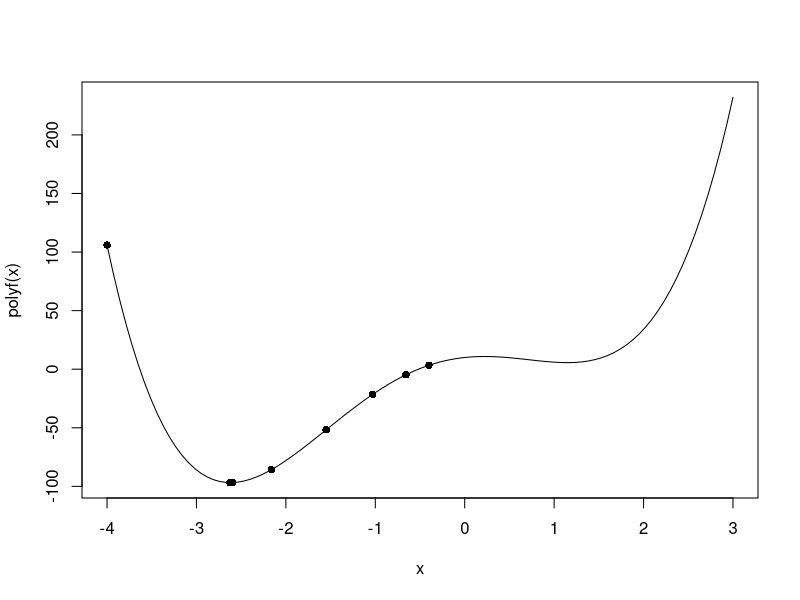
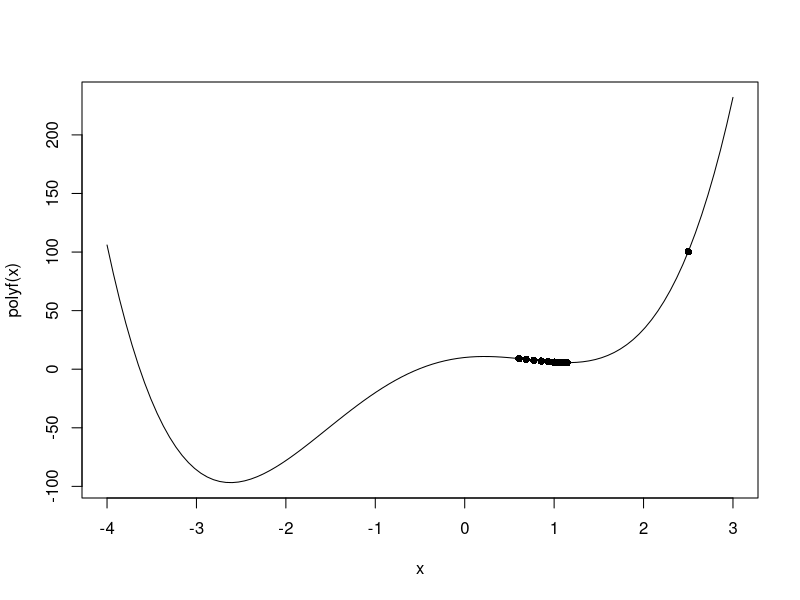
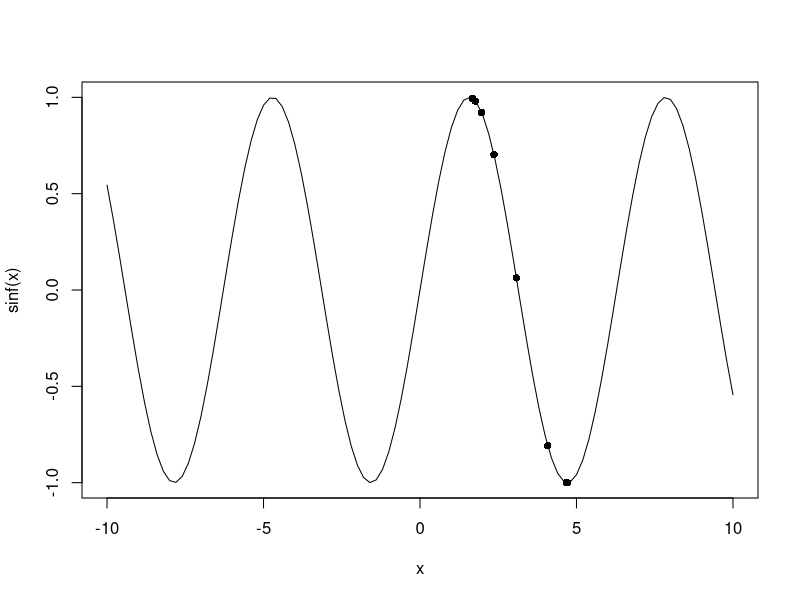
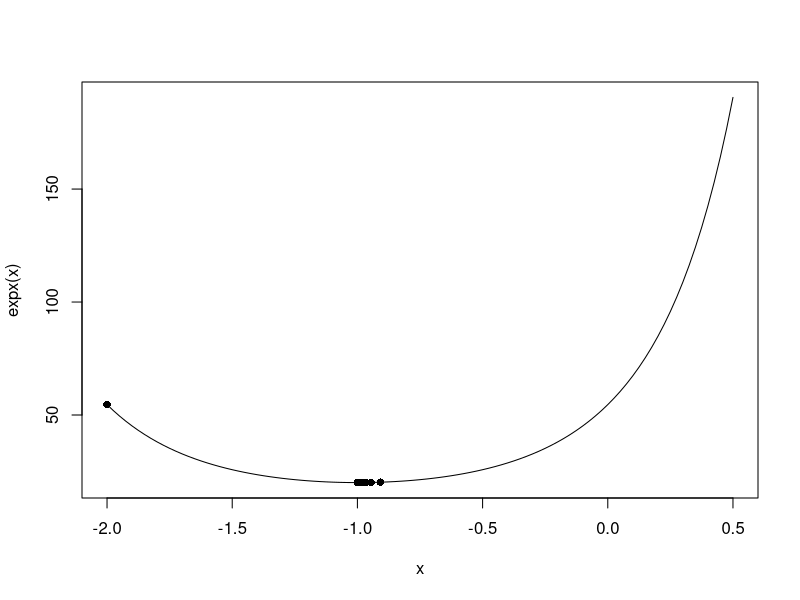
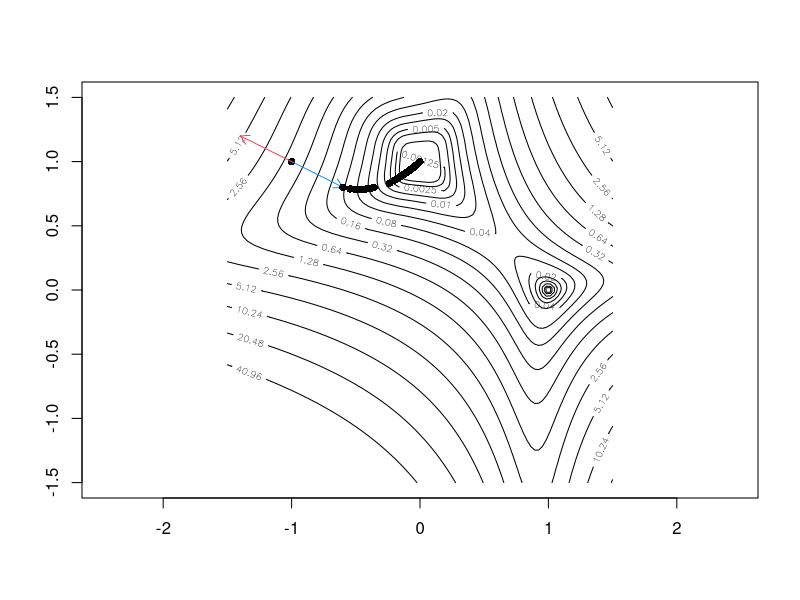
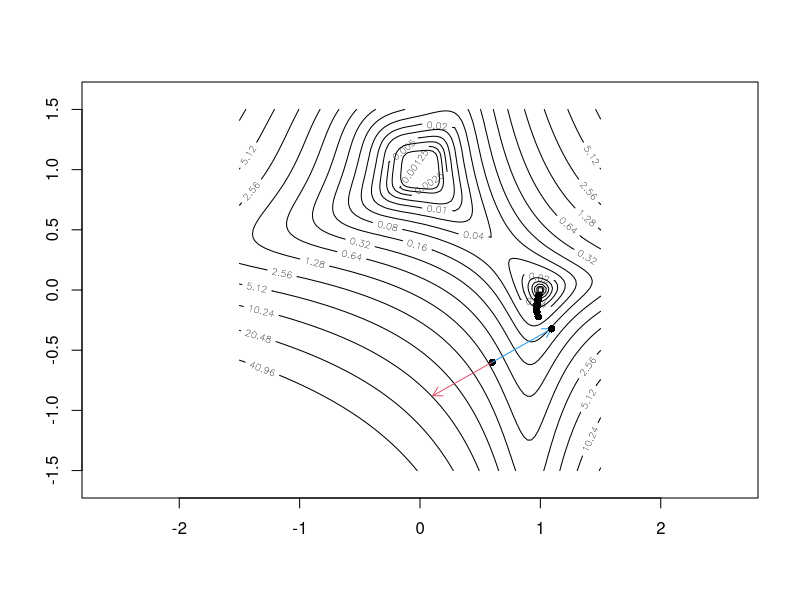
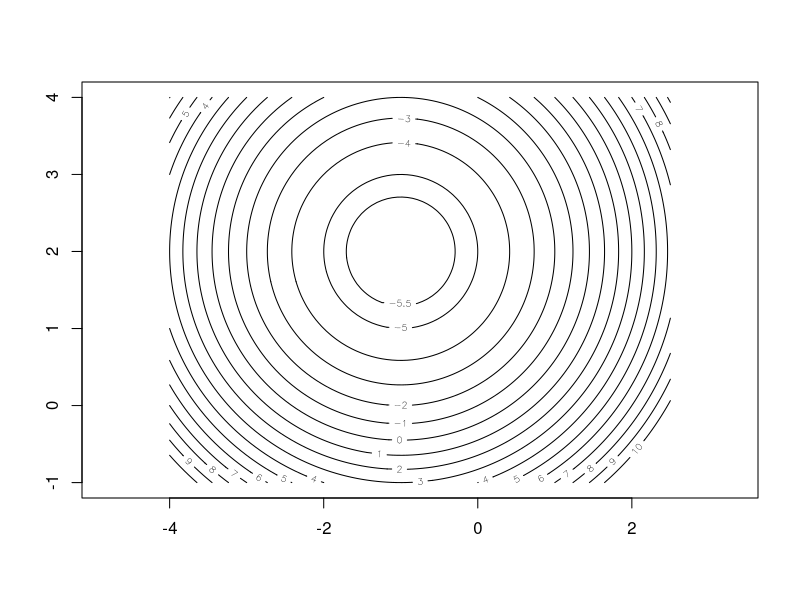
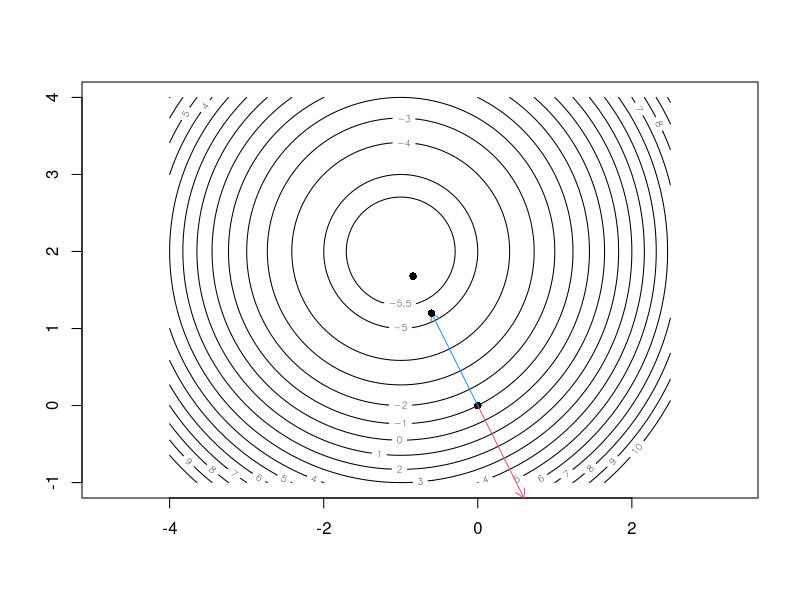

Here is the R script that generated these plots, in order:
##Code for Worksheet 8, steepest descent optimisation.

###################################
#Demo 1
polyf<-function(x) 3*x^4+5*x^3-20*x^2+8*x^1+10
derivf<-function(x) 12*x**3 + 15*x**2 -40*x +8
curve(polyf,-4,3)

#starting point x=- 4
x<- -4
s<-0.01
points(x,polyf(x),pch=16)
derivf(x)
-derivf(x)*s
x<- x-derivf(x)*s;points(x,polyf(x),pch=16);x
x<- x-derivf(x)*s;points(x,polyf(x),pch=16);x
x<- x-derivf(x)*s;points(x,polyf(x),pch=16);x
x<- x-derivf(x)*s;points(x,polyf(x),pch=16);x
for(i in 1:10){
  x<- x-derivf(x)*s;
  points(x,polyf(x),pch=16)
  print(x)
}
x
derivf(x)


#try the starting point x=.5
x<- 2.5
s<-0.01
curve(polyf,-4,3)
points(x,polyf(x),pch=16)
derivf(x)
-derivf(x)*s
x<- x-derivf(x)*s;points(x,polyf(x),pch=16);x
x<- x-derivf(x)*s;points(x,polyf(x),pch=16);x
x<- x-derivf(x)*s;points(x,polyf(x),pch=16);x
x<- x-derivf(x)*s;points(x,polyf(x),pch=16);x
for(i in 1:10){
  x<- x-derivf(x)*s;points(x,polyf(x),pch=16);x
}
x
derivf(x)
#finds a local minimum


###Exercise 1 part (b)
#sine function
sinf<-function(x) sin(x)
#derivative
dsinf<-function(x) cos(x)
ddsinf<-function(x) -sin(x)
curve(sinf,-10,10)


#starting point
x<- pi/2 + 0.1
s<- abs(1/ddsinf(x))
points(x,sinf(x),pch=16)
dsinf(x)
-dsinf(x)*s
#one iteration
x<- x-dsinf(x)*s;points(x,sinf(x),pch=16);x

#iterate
for(i in 1:100){
    x<- x-dsinf(x)*s;points(x,sinf(x),pch=16);x
}
x
dsinf(x)

##part (e)
expx<-function(x) exp(x ** 2 + 2*x + 4)
derivf<-function(x) expx(x)*(2*x+2)
curve(expx,-2,0.5)
x<- -2
s<-0.01
points(x,expx(x),pch=16)
for(i in 1:100){
    x<- x-derivf(x)*s;points(x,expx(x),pch=16);x
}
x
derivf(x)


###################################
#Demo 2

#a function in 2 dimensions
f2d<-function(x1,x2) (x1^4*x2^2+(x1-1)^2*(x2-1)^4)
#create a contour plot of f2d
x1axis<-seq(-1.5,1.5,length=100)
x2axis<-seq(-1.5,1.5,length=100)
z<-matrix(NA,100,100)
for(i in 1:100)
  for(j in 1:100) 
    z[i,j]<-(f2d(x1axis[i],x2axis[j]))
contour(x1axis,x2axis,z,levels=2^(-5:11)*0.02,asp=1)

#define the derivatives 
dfdx1<-function(x1,x2) (4*x1^3*x2^2+2*(x1-1)*(x2-1)^4)
dfdx2<-function(x1,x2) (2*x1^4*x2+4*(x1-1)^2*(x2-1)^3)
#starting point (-1,1)
x1<--1
x2<-1
f2d(x1,x2)
dfdx1(x1,x2)
dfdx2(x1,x2)
points(x1,x2,pch=16)
ss<-0.1
arrows(x1,x2,x1+ss*dfdx1(x1,x2),x2+ss*dfdx2(x1,x2),col=2,length=0.1)
arrows(x1,x2,x1-ss*dfdx1(x1,x2),x2-ss*dfdx2(x1,x2),col=4,length=0.1)
for(i in 1:10){
  x1new<-x1-ss*dfdx1(x1,x2)
  x2new<-x2-ss*dfdx2(x1,x2)
  x1<-x1new
  x2<-x2new
  points(x1,x2,pch=16)
}


ss<-1
for(i in 1:100){
  x1new<-x1-ss*dfdx1(x1,x2)
  x2new<-x2-ss*dfdx2(x1,x2)
  x1<-x1new
  x2<-x2new
  points(x1,x2,pch=16)
}

ss<-1
for(i in 1:100){
  x1new<-x1-ss*dfdx1(x1,x2)
  x2new<-x2-ss*dfdx2(x1,x2)
  x1<-x1new
  x2<-x2new
  points(x1,x2,pch=16)
  ss<-ss*1.1
}

#another starting point (0.6,-0.6)
x1<-0.6
x2<--0.6
ss<-0.1
contour(x1axis,x2axis,z,levels=2^(-5:11)*0.02,ylim=c(-1.6,1.6),asp=1)
points(x1,x2,pch=16)
arrows(x1,x2,x1+ss*dfdx1(x1,x2),x2+ss*dfdx2(x1,x2),col=2,length=0.1)
arrows(x1,x2,x1-ss*dfdx1(x1,x2),x2-ss*dfdx2(x1,x2),col=4,length=0.1)
for(i in 1:10){
  x1new<-x1-ss*dfdx1(x1,x2)
  x2new<-x2-ss*dfdx2(x1,x2)
  x1<-x1new
  x2<-x2new
  points(x1,x2,pch=16)
#  ss<-ss*1.1
}

x1;x2

###Exercise 2 part (b)

f2d<-function(x1,x2) x1**2 + x2**2 + 2*x1 - 4*x2 - 1
x1axis<-seq(-4,2.5,length=100)
x2axis<-seq(-1,4,length=100)
z<-matrix(NA,100,100)
for(i in 1:100)
  for(j in 1:100) 
    z[i,j]<-(f2d(x1axis[i],x2axis[j]))
contour(x1axis,x2axis,z,asp=1,levels=c(-5.5,-5:10))



dfdx1<-function(x1,x2) 2*x1+2
dfdx2<-function(x1,x2) 2*x2-4
x1<-0
x2<-0
f2d(x1,x2)
dfdx1(x1,x2)
dfdx2(x1,x2)
ss<-0.3
contour(x1axis,x2axis,z,asp=1,levels=c(-5.5,-5:10))
points(x1,x2,pch=16)
arrows(x1,x2,x1+ss*dfdx1(x1,x2),x2+ss*dfdx2(x1,x2),col=2,length=0.1)
arrows(x1,x2,x1-ss*dfdx1(x1,x2),x2-ss*dfdx2(x1,x2),col=4,length=0.1)
for(i in 1:2){
  x1new<-x1-ss*dfdx1(x1,x2)
  x2new<-x2-ss*dfdx2(x1,x2)
  x1<-x1new
  x2<-x2new
  points(x1,x2,pch=16)
#  ss<-ss*1.1
}
x1;x2



###############################
#Exercise 3
#

#simulate a data set for cubic regression 
set.seed(13353)
x<-runif(25,-1,1)
resid<-rnorm(25,0,0.1)
y<-10+4*x-3*x^2+resid
plot(x,y)


#define a function which gives the fitted values.
#it depends on the beta parameters and the data x
fitted<-function(x,beta) beta[1]+beta[2]*x+beta[3]*x^2

##define the loss function
loss<-function(beta,x,y) sum((y-fitted(x,beta))^2)

##define the partial derivatives
dlossdb1<-function(beta,x,y) -2*sum((y-fitted(x,beta)))
dlossdb2<-function(beta,x,y) -2*sum(x*(y-fitted(x,beta)))
dlossdb3<-function(beta,x,y) -2*sum(x^2*(y-fitted(x,beta)))

beta.now<-c(0,0,0)
loss(beta.now,x,y)
ss<-0.01
beta.new<-rep(NA,3)
for(i in 1:100){
  gradloss<-c(dlossdb1(beta.now,x,y),dlossdb2(beta.now,x,y),dlossdb3(beta.now,x,y))
  beta.new[1]<-beta.now[1]-ss*gradloss[1]
  beta.new[2]<-beta.now[2]-ss*gradloss[2]
  beta.new[3]<-beta.now[3]-ss*gradloss[3]
  beta.now<-  beta.new
  s<-s*1.01
}
beta.now
loss(beta.now,x,y)
##repeat if necessary

#the true values from the regression (which uses an exact fitting method) are
lm(y~1+x+I(x^2))

beta_fitted = function(x) fitted(x, beta.now)
curve(beta_fitted, -1, 1, add=TRUE)


x1 = -17/16
a = 3 * (x1) ** 2 - 4 * (x1) - 5
b = 6*(x1) - 4

-a/b + x1

(4  + sqrt(76))/6
(4  - sqrt(76))/6
